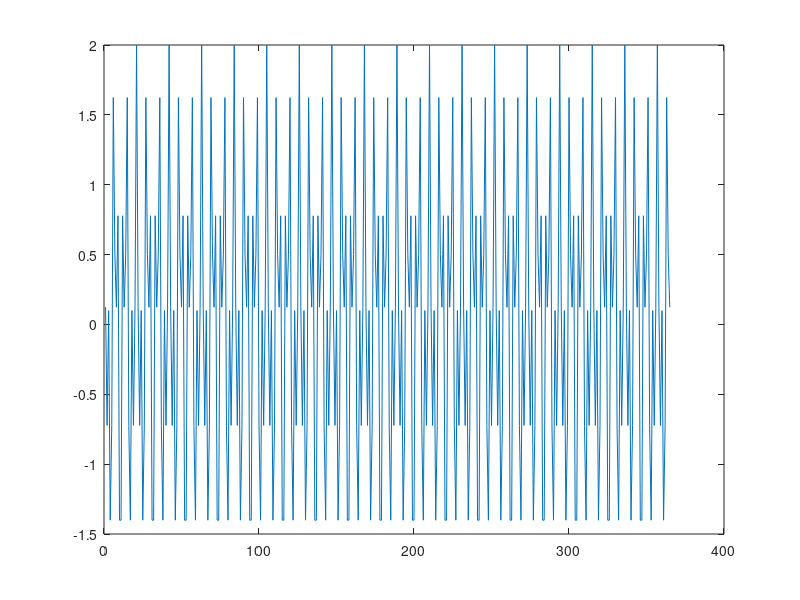
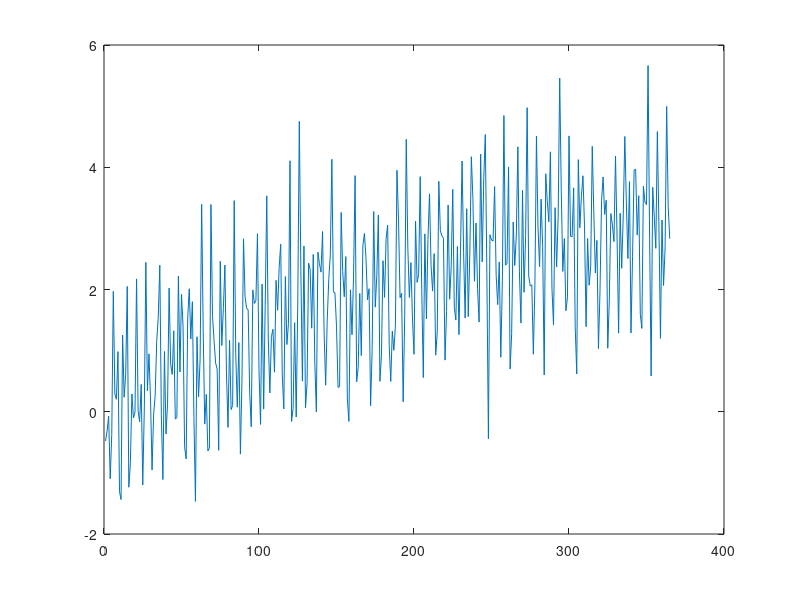
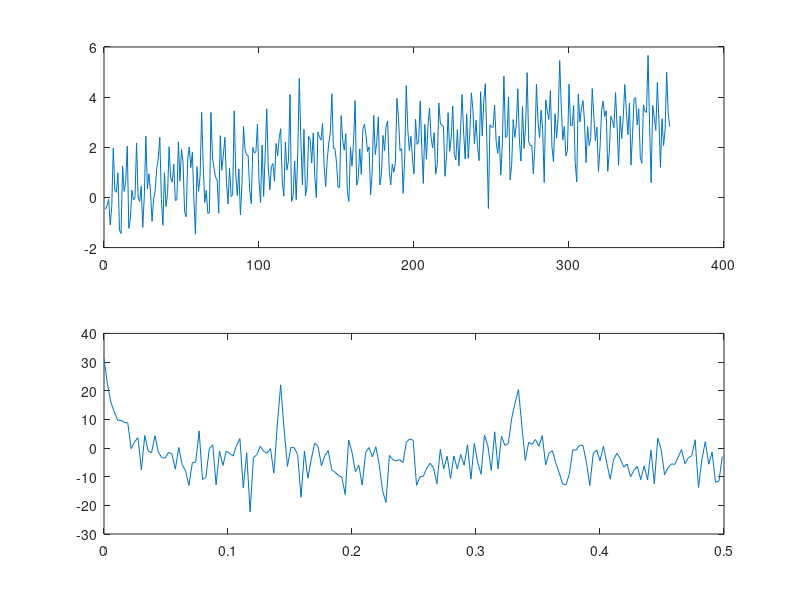

These charts were generated, in order, by the following MATLAB code: (Note: this script raises an error after producing the figures.)
%% Prepare the Input
rng default 
Fs = 1;
n = 1:365;
x = cos(2*pi*(1/7)*n) + cos(2*pi*(1/3)*n);
figure
plot(x);
trend = 3*sin(2*pi*(1/1480)*n);
y = x + trend + 0.5*randn(size(n));
figure
plot(y)
% get the dB
[pxx,f ]  = periodogram(y,[],length(y),Fs);
figure
subplot(2,1,1); plot(n,y);
subplot(2,1,2); plot(f,10*log10(pxx))
%% Band Pass filter
% FIR filter
Hd1 = designfilt('bandpassfir',...
                 'StopbandFrequency1',1/60,'PassbandFrequency1',1/40,...
                 'PassbandFrequency2',1/4,'StopbandFrequency2',1/2,...
                 'StopbandAttenuation1',10,'PassbandRipple',1,...
                 'StopbandAttenuation2',10,'DesignMethod','equiripple','SampleRate',Fs);
% IIR filter
Hd2 = designfilt('bandpassiir',...
                 'StopbandFrequency1',1/60,'PassbandFrequency1',1/40,...
                 'PassbandFrequency2',1/4,'StopbandFrequency2',1/2,...
                 'StopbandAttenuation1',10,'PassbandRipple',1,...
                 'StopbandAttenuation2',10,'DesignMethod','butter','SampleRate',Fs);

[phifir, w] = phasez(Hd1,[],1);
[phiiir, w] = phasez(Hd2,[],1);
figure
plot(w,unwrap(phifir),'g',w,unwrap(phiiir),'b')
legend('fir','iir');
%% signal pass filter
yfir = filter(Hd1, y);
yiir = filter(Hd2, y);
[pxx1,f ]  = periodogram(yfir,[],length(yfir),Fs);
[pxx2,f ]  = periodogram(yiir,[],length(yiir),Fs);
figure
plot(f,10*log10(pxx2),'g')
hold on 
plot(f,10*log10(pxx1),'b')
hold off
legend('FIRfilterOutput','IIRfilterOutput')

%% Comparation plot
figure
plot(n(1:200),yfir(1:200),'g');
hold on
plot(n(1:200),yiir(1:200),'b');
hold off
axis([1 120 -2.8 2.8])
legend('FIRfilterOutput','IIRfilterOutput')
figure
plot(yfir,'g')
hold on 
plot(yiir,'b')
hold off






